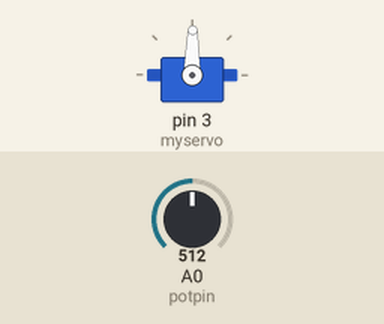
A sketch run on a simulated Arduino Uno, built with avr-gcc and run on an emulated ATmega328P. Parts: servo. Inputs (shaded band) come from the test bench; at power-on: A0 (potpin) = 512.

Above: at 1.2 s.
1.3 s: A0 (potpin) set to 716
At 1.9 s:
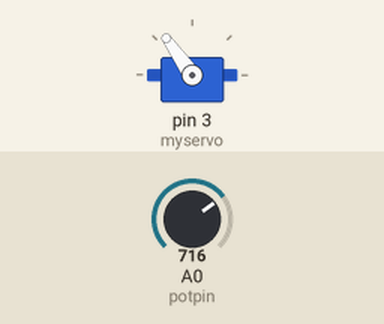
2.8 s: A0 (potpin) set to 900
At 4.0 s:
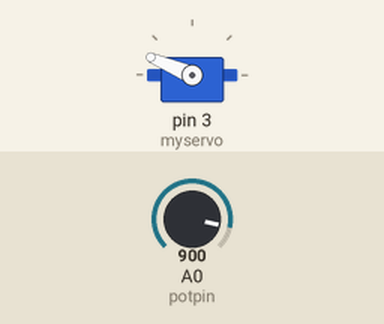
4.3 s: A0 (potpin) set to 1023
At 5.4 s:
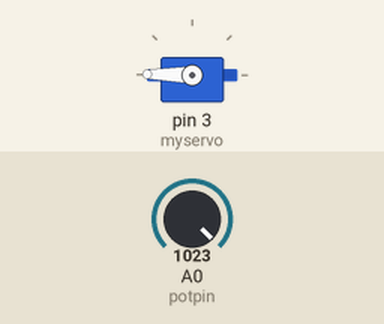
5.8 s: A0 (potpin) set to 306
At 6.3 s:
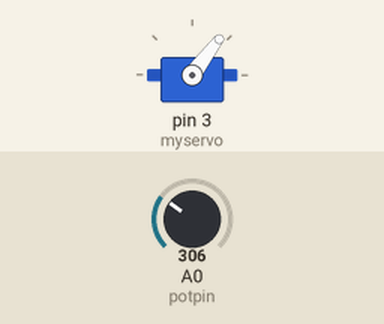
7.3 s: A0 (potpin) set to 122
At 7.7 s:
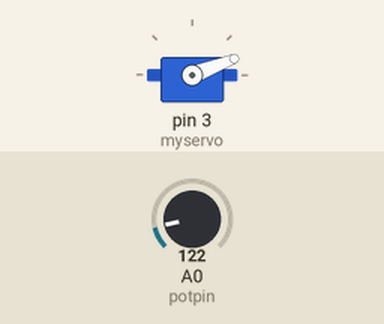
8.8 s: A0 (potpin) set to 511
At 9.7 s:
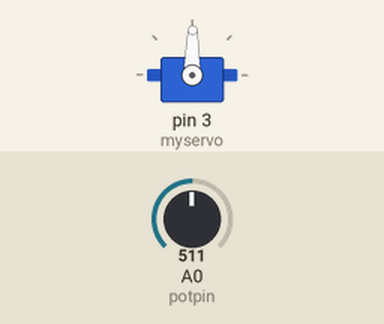
Timing chart, 0 to 11.3 s (numbered marks = the images above; inputs shaded):
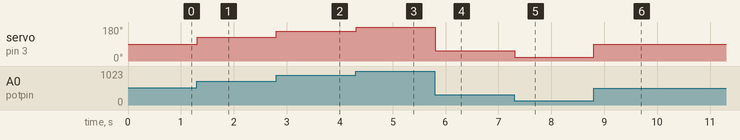

The sketch:

Task9.ino
```cpp
#include <Servo.h>

Servo myservo;

int potpin = 0;
int val=0;

void setup() {
  myservo.attach(3);  // attaches the servo on pin 9 to the servo object
}

void loop() {
  val = analogRead(potpin);            // reads the value of the potentiometer (value between 0 and 1023)
  val = map(val, 0, 1023, 0, 179);     // scale it to use it with the servo (value between 0 and 180)
  myservo.write(val);                  // sets the servo position according to the scaled value
  delay(15);                           // waits for the servo to get there
}
```

Measured:
- after the input at 1.3 s, servo on pin 3 (myservo): 89° → 125° at once
- after the input at 2.8 s, servo on pin 3 (myservo): 125° → 157° at once
- after the input at 4.3 s, servo on pin 3 (myservo): 157° → 179° at once
- after the input at 5.8 s, servo on pin 3 (myservo): 179° → 53° at once
- after the input at 7.3 s, servo on pin 3 (myservo): 53° → 21° at once
- after the input at 8.8 s, servo on pin 3 (myservo): 21° → 89° at once
